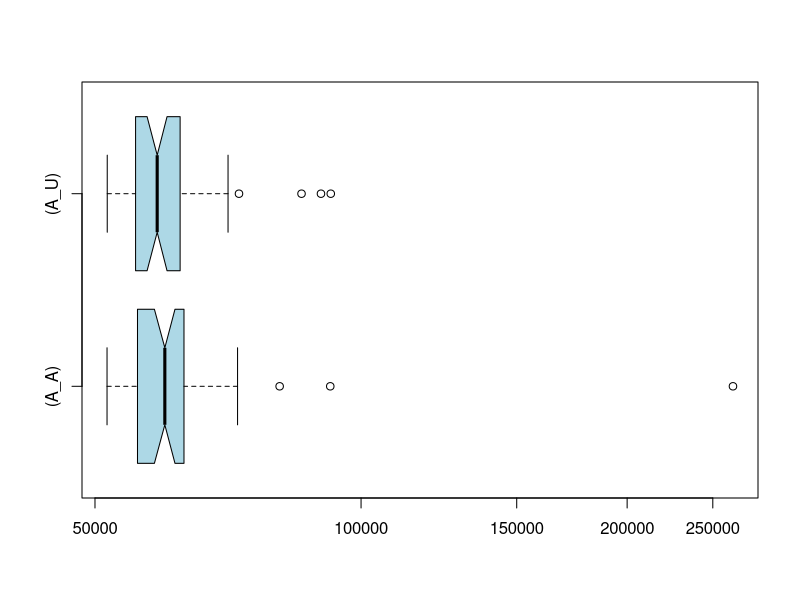

Source code (R):
if (exists("A_A")) remove("A_A")
if (exists("A_U")) remove("A_U")
if (exists("C_A")) remove("C_A")
if (exists("C_U")) remove("C_U")
A_U<-c(90083,85632,58503,62711,92412,59340,52912,64134,53006,58866,56543,51622,58430,60225,60579,61647,54429,52416,55759,58609,57293,61319,57873,55655,59951,58138,57744,60637,59749,52117,54628,58726,55577,68541,59748,60123,52925,51856,72760,57243,69757,70715,62681,67006,63633,61495,62416,55019,54157,53794)
A_A<-c(263486,92290,80888,56202,59671,61978,53001,67210,52018,61393,60982,56506,63817,66242,63046,61130,59655,53102,66021,55780,54681,60167,60701,55856,60441,59175,55391,60272,59963,53805,54729,62850,55874,56052,64646,59992,60278,53391,51595,59107,65196,68788,63811,72489,51798,56816,60783,57083,56531,55304)
if (exists("A_U")) boxplot.stats(A_U)
if (exists("A_A")) boxplot.stats(A_A)
if (exists("C_U")) boxplot.stats(C_U)
if (exists("C_A")) boxplot.stats(C_A)
if (exists("A_U")) summary(A_U)
if (exists("A_A")) summary(A_A)
if (exists("C_U")) summary(C_U)
if (exists("C_A")) summary(C_A)
if (exists("A_U")) boxplot(A_A,A_U,col="lightblue",horizontal=TRUE,log="x",match=TRUE,names=c("(A_A)","(A_U)"),notch=TRUE)
if (exists("C_U")) boxplot(C_A,C_U,col="lightblue",horizontal=TRUE,log="x",match=TRUE,names=c("(C_A)","(C_U)"),notch=TRUE)
